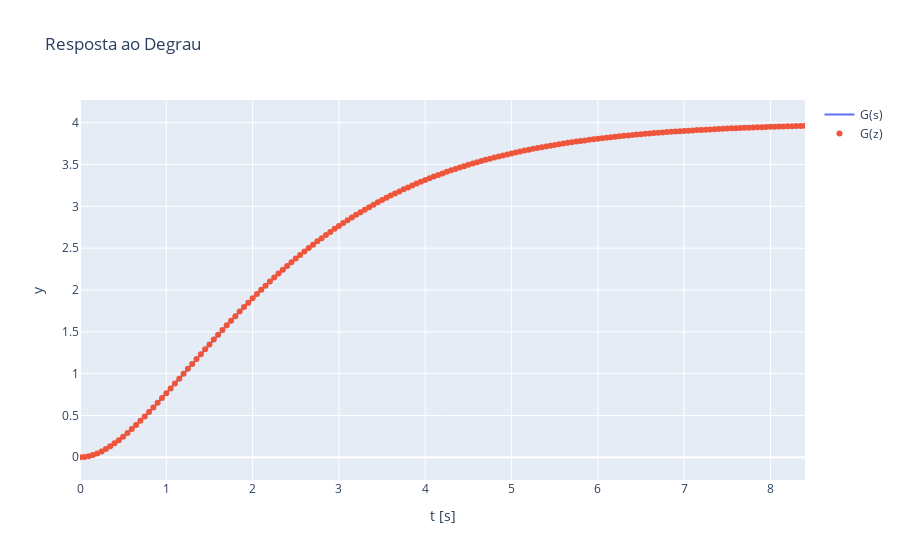

The code cell stored with this chart in its notebook:
### Code cell
Gd = ctrl.sample_system(Gc, T_s, method='zoh')
td, yd = ctrl.step_response(Gd)

fig = go.Figure(data=go.Scatter(x=tc, y=yc, mode='lines', name='G(s)'))
fig.add_trace(go.Scatter(x=td, y=yd, mode='markers', name='G(z)'))
fig.update_layout(
    title="Resposta ao Degrau",
    xaxis_title="t [s]",
    yaxis_title="y"
)
fig.update_layout(xaxis_range=[0, Nss*T_s])
fig.show()
